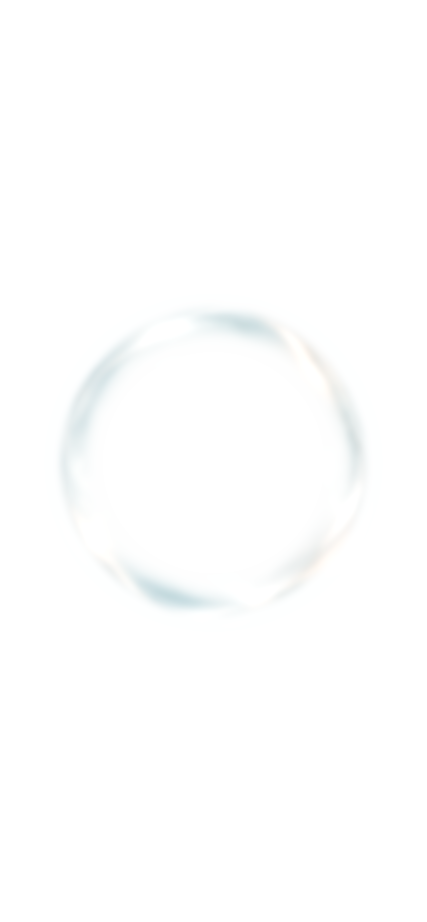
#> input picture assets/waterball-still-v1/layers/01_outer_film.png, 853 x 1844 px, found by its file name (shown at 1/2 size)
$ python build_k2_source_study.py
#> lines starting #> are read from the running program, lines starting #| are printed output that depends on the picture
#!/usr/bin/env python3
"""Build a verification-only K2 endpoint source feasibility study.

This script derives candidate fields from the frozen still layer package. The
outputs are diagnostic candidates, not production assets and not K2 authority.
It intentionally keeps the alpha-over source layers separate from the field
reconstruction so the evidence can show where the representation stops being
independent.
"""
from __future__ import annotations

import hashlib
import json
from pathlib import Path

import numpy as np
from PIL import Image, ImageFilter

ROOT = Path(__file__).resolve().parents[2]
SOURCE = ROOT / "test/water-orb-still/2p5d-composite-v1"
OUT = Path(__file__).resolve().parent / "k2-source-study"
SIZE = 360
SPHERE_BBOX = (88, 586, 766, 1265)
NEUTRAL = np.array([154, 166, 170], dtype=np.float64) / 255.0
OPTICAL_DEPTH_SCALE = 0.28
VOLUME_SCATTER_SCALE = 0.68
FLOW_SCATTER_SCALE = 0.42
VOLUME_ALPHA_GAIN = 4.0

LAYER_NAMES = {
    "outer": "layers/01_outer_film.png",
    "volume": "layers/02_internal_cyan_volume.png",
    "boundary": "layers/03_boundary_mask.png",
    "flow_a": "layers/04_flow_layer.png",
    "flow_b": "layers/05_flow_layer.png",
    "ink": "layers/06_fine_ink_wash.png",
    "cool_core": "layers/07_cool_point_core.png",
    "cool_glow": "layers/08_cool_point_glow.png",
    "warm_core": "layers/09_warm_point_core.png",
    "warm_glow": "layers/10_warm_point_glow.png",
    "curvature": "layers/11_curvature_highlights.png",
}


def digest(path: Path) -> str:
    return hashlib.sha256(path.read_bytes()).hexdigest()


def crop_rgba(path: Path) -> np.ndarray:
    image = Image.open(path).convert("RGBA").crop(SPHERE_BBOX).resize((SIZE, SIZE), Image.Resampling.LANCZOS)
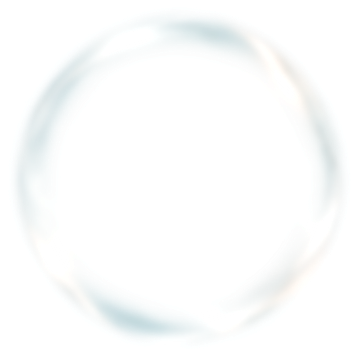
#> image: PIL image 360x360 RGBA; mean R, G, B, A 104.1, 107.8, 107.8, 26.3; transparent parts drawn white
    return np.asarray(image, dtype=np.float64) / 255.0


def save_rgba(name: str, rgb: np.ndarray, alpha: np.ndarray) -> None:
    OUT.mkdir(parents=True, exist_ok=True)
    data = np.dstack([np.clip(rgb, 0, 1), np.clip(alpha, 0, 1)])
    Image.fromarray(np.uint8(data * 255 + 0.5), "RGBA").save(OUT / name)


def save_rgb(name: str, rgb: np.ndarray) -> None:
    OUT.mkdir(parents=True, exist_ok=True)
    Image.fromarray(np.uint8(np.clip(rgb, 0, 1) * 255 + 0.5), "RGB").save(OUT / name)


def alpha_over(base: np.ndarray, layer: np.ndarray) -> np.ndarray:
    a = layer[..., 3:4]
    return layer[..., :3] * a + base * (1 - a)


def srgb_to_linear(value: np.ndarray) -> np.ndarray:
    return np.where(value <= 0.04045, value / 12.92, ((value + 0.055) / 1.055) ** 2.4)


def linear_to_srgb(value: np.ndarray) -> np.ndarray:
    value = np.maximum(value, 0)
    return np.where(value <= 0.0031308, value * 12.92, 1.055 * value ** (1 / 2.4) - 0.055)


def main() -> None:
    layers = {key: crop_rgba(SOURCE / path) for key, path in LAYER_NAMES.items()}
    outer_alpha = layers["outer"][..., 3]
    volume_alpha = layers["volume"][..., 3]
    boundary_alpha = layers["boundary"][..., 3]
    silhouette = np.maximum.reduce([outer_alpha, volume_alpha, boundary_alpha])
    volume_luma = np.dot(layers["volume"][..., :3], np.array([0.2126, 0.7152, 0.0722]))
    optical = np.clip(volume_luma * volume_alpha, 0, 1)
    inside = silhouette > 0.05
    if inside.any():
        optical /= max(float(np.percentile(optical[inside], 95)), 1e-6)
    optical = np.clip(optical * OPTICAL_DEPTH_SCALE, 0, 1)

    flow = np.zeros((SIZE, SIZE, 3), dtype=np.float64)
    flow_rgba = np.dstack([flow, np.zeros((SIZE, SIZE))])
    for key in ("flow_a", "flow_b", "ink"):
        flow_rgba[..., :3] = alpha_over(flow_rgba[..., :3], layers[key])
    volume_scatter = layers["volume"][..., :3] * np.clip(volume_alpha * VOLUME_ALPHA_GAIN, 0, 1)[..., None]
    scatter = np.clip(volume_scatter * VOLUME_SCATTER_SCALE + flow_rgba[..., :3] * FLOW_SCATTER_SCALE, 0, 1)
    scatter_alpha = np.maximum.reduce([np.clip(volume_alpha * VOLUME_ALPHA_GAIN, 0, 1) * VOLUME_SCATTER_SCALE, flow_rgba[..., 3], silhouette * 0.18])

    reflection = layers["curvature"][..., :3]
    reflection_alpha = layers["curvature"][..., 3]
    core_alpha = np.maximum.reduce([layers["cool_core"][..., 3], layers["cool_glow"][..., 3], layers["warm_core"][..., 3], layers["warm_glow"][..., 3]])
    core_rgb = np.maximum.reduce([layers["cool_core"][..., :3], layers["cool_glow"][..., :3], layers["warm_core"][..., :3], layers["warm_glow"][..., :3]])

    # Derived local refraction candidate. This is explicitly a diagnostic
    # gradient field, not a physical recovery of the original K2 renderer.
    blurred = np.asarray(Image.fromarray(np.uint8(optical * 255)).filter(ImageFilter.GaussianBlur(3)), dtype=np.float64) / 255.0
    dy, dx = np.gradient(blurred)
    scale = max(float(np.percentile(np.abs(np.dstack([dx, dy])[inside]), 95)), 1e-6)
    refraction = np.dstack([np.clip(0.5 + dx / (2 * scale), 0, 1), np.clip(0.5 + dy / (2 * scale), 0, 1), np.full((SIZE, SIZE), 0.5)])

    save_rgba("field-silhouette.png", np.repeat(silhouette[..., None], 3, axis=2), silhouette)
    save_rgba("field-optical-depth-candidate.png", np.repeat(optical[..., None], 3, axis=2), silhouette)
    save_rgba("field-scatter-candidate.png", scatter, scatter_alpha)
    save_rgba("field-reflection-candidate.png", reflection, reflection_alpha)
    save_rgba("field-refraction-derived.png", refraction, silhouette)
    save_rgba("field-core-mask-candidate.png", core_rgb, core_alpha)

    # Reconstruct a neutral-background diagnostic from the candidate fields.
    yy, xx = np.mgrid[:SIZE, :SIZE]
    center = (SIZE - 1) / 2
    radius = np.sqrt((xx - center) ** 2 + (yy - center) ** 2) / (SIZE * 0.46)
    path = np.clip(np.sqrt(np.maximum(1 - radius * radius, 0)), 0, 1)
    background = np.broadcast_to(NEUTRAL, (SIZE, SIZE, 3)).copy()
    transmission = np.exp(-np.repeat(optical[..., None], 3, axis=2) * 1.35 * path[..., None])
    reconstructed_linear = srgb_to_linear(background) * transmission
    reconstructed_linear += srgb_to_linear(scatter) * 0.82
    reconstructed_linear += srgb_to_linear(reflection) * 0.58
    reconstructed = linear_to_srgb(reconstructed_linear)
    reconstructed = background * (1 - silhouette[..., None]) + np.clip(reconstructed, 0, 1) * silhouette[..., None]
    save_rgb("k2-candidate-reconstruction-neutral.png", reconstructed)

    # Reference crop is used only for a diagnostic error measure. The crop
    # still contains the frozen reference's baked appearance and is not a
    # claim that the candidate fields are physically correct.
    reference = np.asarray(Image.open(SOURCE / "static_composite.png").convert("RGB").crop(SPHERE_BBOX).resize((SIZE, SIZE), Image.Resampling.LANCZOS), dtype=np.float64) / 255.0
    error = np.abs(reconstructed - reference) * 255
    error_inside = error[inside]

    # The formal layer-native endpoint is a separate, stronger source check.
    # It must reproduce the frozen composite exactly before any optical-field
    # interpretation is attempted.
    layer_native = Image.open(SOURCE / "layers/00_background_plate.png").convert("RGBA")
    for key in ("outer", "volume", "boundary", "flow_a", "flow_b", "ink", "cool_core", "cool_glow", "warm_core", "warm_glow", "curvature"):
        layer_native = Image.alpha_composite(layer_native, Image.open(SOURCE / LAYER_NAMES[key]).convert("RGBA"))
    layer_native_full = np.asarray(layer_native.convert("RGB"), dtype=np.float64) / 255.0
    static_full = np.asarray(Image.open(SOURCE / "static_composite.png").convert("RGB"), dtype=np.float64) / 255.0
    full_source_error = np.abs(layer_native_full - static_full) * 255
    layer_native_crop = layer_native.convert("RGB").crop(SPHERE_BBOX).resize((SIZE, SIZE), Image.Resampling.LANCZOS)
    layer_native_rgb = np.asarray(layer_native_crop, dtype=np.float64) / 255.0
    layer_native_error = np.abs(layer_native_rgb - reference) * 255
    layer_native_inside = layer_native_error[inside]
    layer_native_path = OUT / "k2-layer-native-reconstruction.png"
    layer_native_crop.save(layer_native_path)
    metrics = {
        "reconstruction_mean_abs_rgb_255": round(float(error_inside.mean()), 4),
        "reconstruction_p95_abs_rgb_255": round(float(np.percentile(error_inside, 95)), 4),
        "layer_native_mean_abs_rgb_255": round(float(layer_native_inside.mean()), 4),
        "source_package_full_mean_abs_rgb_255": round(float(full_source_error.mean()), 4),
        "source_package_full_p95_abs_rgb_255": round(float(np.percentile(full_source_error, 95)), 4),
        "layer_native_p95_abs_rgb_255": round(float(np.percentile(layer_native_inside, 95)), 4),
        "layer_native_recomposition": "PASS" if float(layer_native_inside.mean()) < 0.1 else "FAIL",
        "source_package_consistency": "PASS" if float(full_source_error.mean()) < 0.1 else "FAIL",
        "silhouette_coverage": round(float(inside.mean()), 6),
        "silhouette_sources": ["outer_film_alpha", "internal_cyan_volume_alpha", "boundary_mask_alpha"],
        "core_coverage": round(float((core_alpha > 0.05).mean()), 6),
        "source_layer_model": "alpha_over_static_layers",
        "silhouette_authority": "outer_film_union_volume_union_boundary",
        "independent_field_recovery": False,
        "source_package_consistency": "PASS" if float(full_source_error.mean()) < 0.1 else "FAIL",
        "layer_native_recomposition": "PASS" if float(layer_native_inside.mean()) < 0.1 else "FAIL",
        "source_package_consistency": "PASS" if float(full_source_error.mean()) < 0.1 else "FAIL",
        "cycle": 5,
        "optical_depth_scale": OPTICAL_DEPTH_SCALE,
        "volume_scatter_scale": VOLUME_SCATTER_SCALE,
        "flow_scatter_scale": FLOW_SCATTER_SCALE,
        "volume_alpha_gain": VOLUME_ALPHA_GAIN,
    }
    files = {name: digest(OUT / name) for name in sorted(p.name for p in OUT.glob("*.png"))}
    report = {
        "schema": "mindisle.k2-source-feasibility.v1",
        "status": "BLOCKED_SOURCE_PACKAGE_INCONSISTENT",
        "cycle": 1,
        "scope": "verification-only candidate field derivation from frozen K2 still layers; no production or runtime interpolation",
        "source_manifest": "test/water-orb-still/2p5d-composite-v1/composite_manifest.json",
        "source_static_composite": "test/water-orb-still/2p5d-composite-v1/static_composite.png",
        "sphere_crop": {"bbox": list(SPHERE_BBOX), "size": [SIZE, SIZE]},
        "derived_fields": {
            "silhouette": "field-silhouette.png",
            "optical_depth_candidate": "field-optical-depth-candidate.png",
            "scatter_candidate": "field-scatter-candidate.png",
            "reflection_candidate": "field-reflection-candidate.png",
            "refraction_derived": "field-refraction-derived.png",
            "core_mask_candidate": "field-core-mask-candidate.png",
        },
        "metrics": metrics,
        "decision": {
            "static_layer_separation": "PASS_DIAGNOSTIC",
            "layer_native_recomposition": "FAIL_SOURCE_MISMATCH",
            "source_package_consistency": "FAIL_SOURCE_MISMATCH",
            "candidate_reconstruction": "REVIEW_REQUIRED",
            "independent_k2_field": "NOT_PROVEN",
            "m3": "REMAINS_HUMAN_PASS",
            "m4": "BLOCKED",
            "next_required": "Resolve the mismatch between composite_manifest layer output and static_composite/reference_foundation before any field derivation or runtime study.",
        },
        "limitations": [
            "K2 source remains a reference-driven alpha-over layer stack, not a measured physical volume.",
            "Optical depth and refraction are derived candidates, not original K2 fields.",
            "The static composite includes a background/UI plate outside the cropped sphere; it is excluded from field extraction.",
            "No production asset, ProductState, formation, deformation, moving, or runtime interpolation was changed.",
        ],
        "files_sha256": files,
    }
    (OUT / "k2-source-feasibility.json").write_text(json.dumps(report, ensure_ascii=False, indent=2) + "\n")
    (OUT / "README.md").write_text(
        "# K2 source feasibility study\n\n"
        "这些 PNG 是从冻结 K2 静止图层派生的 verification-only 候选字段，不是新的 K2 authority，也没有接入 runtime。\n\n"
        "`k2-candidate-reconstruction-neutral.png` 用候选 optical depth、scatter、reflection 和 derived refraction 做一次固定视角重建。它只用于判断现有图层是否足以形成独立字段；如果视觉或误差不成立，需要新的 authored K2 field source。\n\n"
        "详细指标见 `k2-source-feasibility.json`。\n"
    )
    print(json.dumps({"status": report["status"], "metrics": metrics}, ensure_ascii=False))


if __name__ == "__main__":
#> (the run stopped early here; a loop or call above may not have finished)

$ run again, with verification/waterball-amplitude-t1p5s.jpg saved as assets/waterball-still-v1/layers/01_outer_film.png
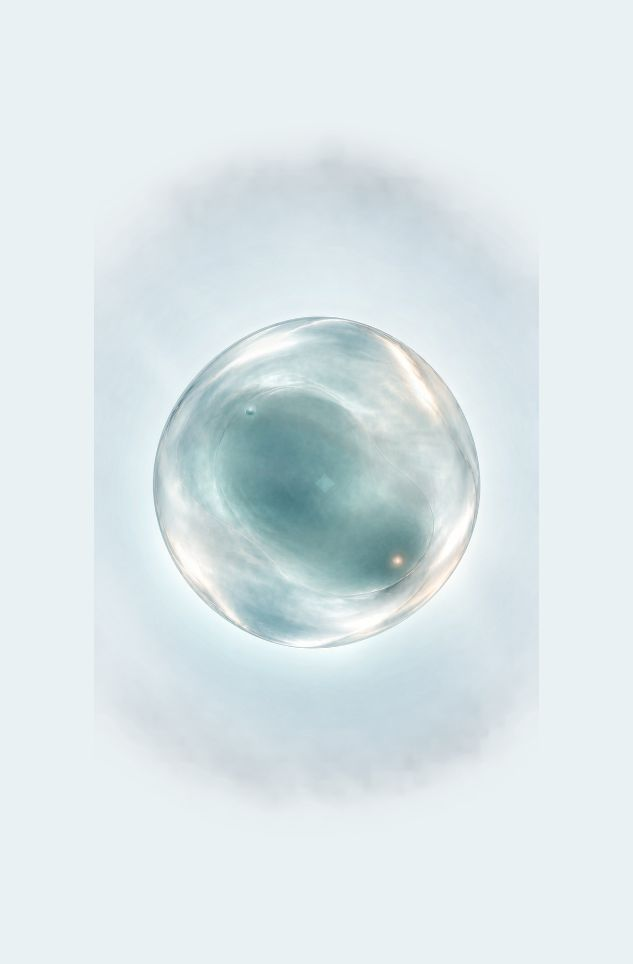
#> input picture verification/waterball-amplitude-t1p5s.jpg, 633 x 964 px, found by its file name
#> in crop_rgba, `image = Image.open(path).convert("RGBA").crop(SPHERE_BBOX).resize((SIZ..`:
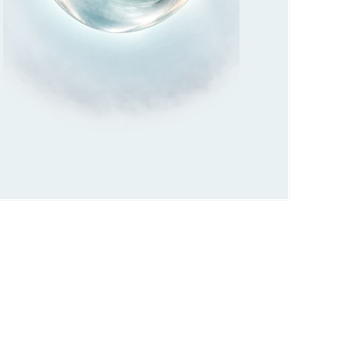
#> image: PIL image 360x360 RGBA; mean R, G, B, A 101.7, 106.1, 107.5, 114.1; transparent parts drawn white
